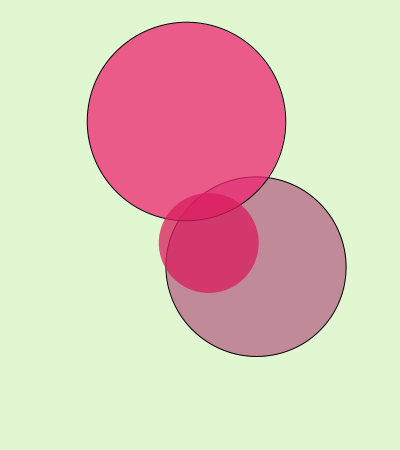
Frame 1 (no input)
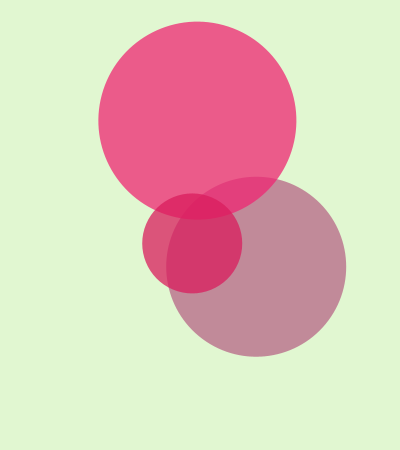
Frame 60 (the mouse pressed at the canvas centre just before this capture)
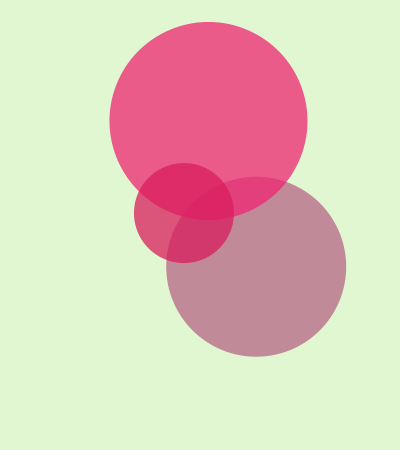
Frame 120 (the mouse held since frame 60 and released just before this capture)

The Processing sketch that drew these frames (run headless with seeded random() and noise(); from frame 60 on, the mouse is pressed at the canvas centre):

// Processing sketch: processing_106137
// ── processing_106137.pde

float circle1x = 70;
float circle1y= 0;

float circle2x = 30;
float circle2y = 100;

float circle3x= -20;
float circle3y= 0;



void setup() {

  size(400, 450);
  smooth();
}

void draw() {

  background (225, 247, 209);

  float s = map(millis(), 0, 59, 0, 360); 
  float h = map(minute(), 0, 59, 0, 360); 
  float m = map(second(), 0, 59, 0, 360);
  


pushMatrix();
  translate (width/2, height/2);
  fill(183, 101, 134, 190);
  rotate(radians(h));
  ellipse(circle1x, circle1y, 180, 180);
  popMatrix();

  pushMatrix();
  translate (width/2, height/2);
  rotate(radians(m));
  fill(239, 37, 114, 190);
  ellipse(circle2x, circle2y, 198, 198);
  popMatrix(); 


  pushMatrix();
  translate (width/2, height/2);
  noStroke();
  rotate(radians(s));
  fill(217, 28, 92, 190);
  ellipse(circle3x, circle3y, 100, 100);
  popMatrix(); 



  

}
  // blend(int(circle1x),int(circle1y),180,180, int(circle2x), int(circle2y), 200,200, ADD);
